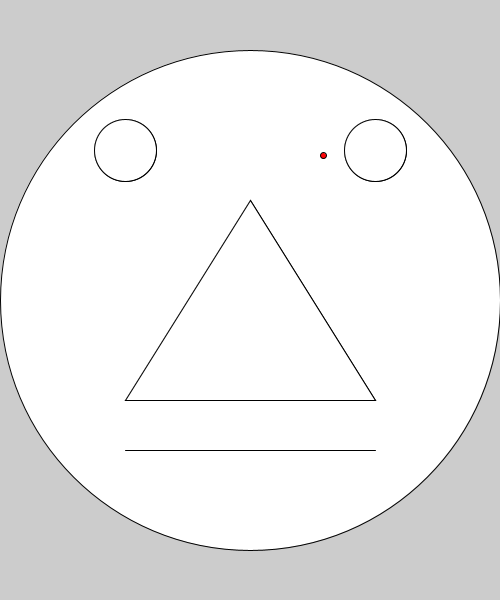
Frame 1 (no input)
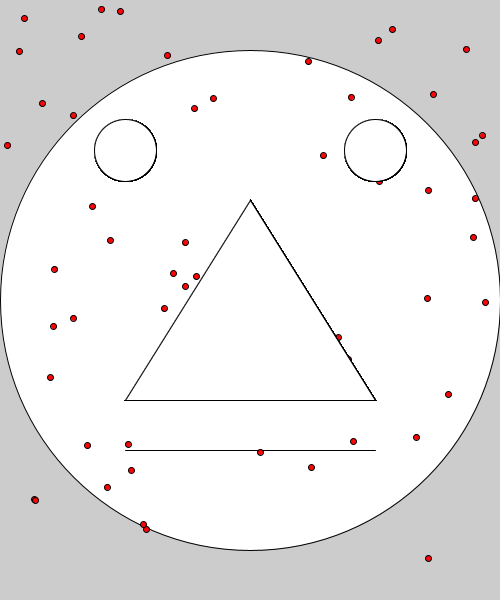
Frame 60 (the mouse pressed at the canvas centre just before this capture)
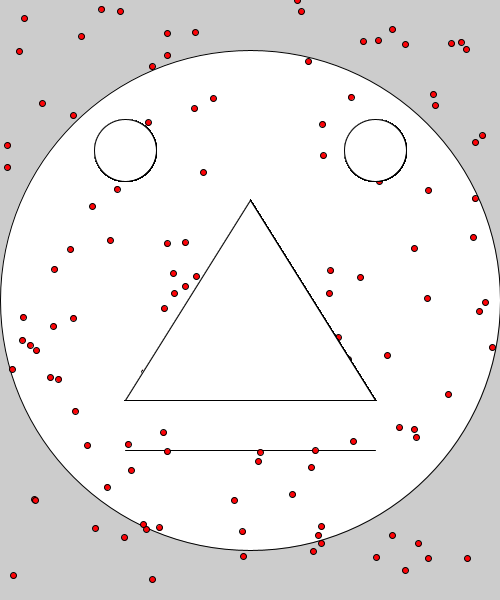
Frame 120 (the mouse held since frame 60 and released just before this capture)

The Processing sketch that drew these frames (run headless with seeded random() and noise(); from frame 60 on, the mouse is pressed at the canvas centre):

// Processing sketch: sketch_181022a
// ── sketch_181022a.pde
//Global Variables

void setup() {
size(500, 600);
ellipse(width/2, height/2, width, width);
ellipse(width/4, height/4, width/8, width/8);
ellipse(width*3/4, height/4, width/8, width/8);
line(width/4, height*3/4, width*3/4, height*3/4);
triangle(width*2/4,height*1/3,width*3/4,height*2/3,width*1/4,height*2/3);
fill(#FF0307);
}
void draw() {
fill(#FF0307);
 ellipse(random(width), random(height), width*1/75, width*1/75);
fill(#FFFFFF); //White
ellipse(width/4, height/4, width/8, width/8);
ellipse(width*3/4, height/4, width/8, width/8);
triangle(width*2/4, height*1/3, width*3/4, height*2/3, width*1/4, height*2/3);

}
